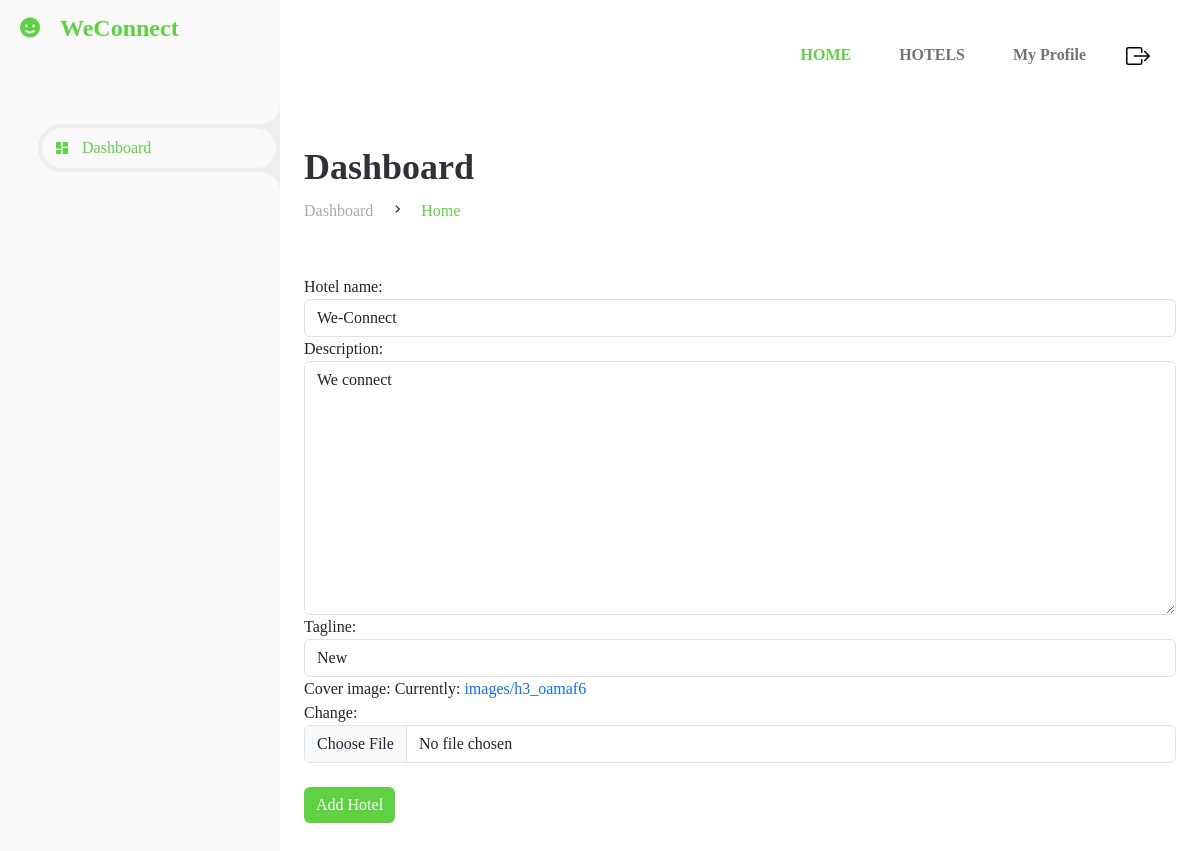
Screenshot of /dashboard/update/hotel/1/ (signed in) with the database file from the repository.
### app/models.py (models this page shows, shortened)
class Hotel (models.Model):
    hotel_name = models.CharField(max_length=100)
    description = models.TextField(blank= True)
    tagline = models.CharField(max_length=100)
    cover_image = models.ImageField(upload_to='images/')
    admin= models.ForeignKey(Owner,  on_delete=models.CASCADE)

### dashboard/views.py (the view)
# urls.py: path('update/hotel/<int:pk>/', views.edit_hotel, name='updateHotel'),
def edit_hotel(request, pk):
    current_user=request.user.owner
    if request.method=="POST":
        instance = Hotel.objects.get(pk=pk)
        form =HotelForm(request.POST,request.FILES,instance=instance)
        if form.is_valid():
            hotel = form.save(commit = False)
            hotel.admin = current_user
            hotel.save()
        return redirect('ownerDashboard')
    elif Hotel.objects.get(pk=pk):
        hotel = Hotel.objects.get(pk=pk)
        form = HotelForm(instance=hotel)
    else:
        form = HotelForm()
    return render(request,'posthotel.html',{"form":form})

### dashboard/forms.py
class HotelForm(forms.ModelForm):
     class Meta:
         model = Hotel
         exclude = ['admin']

### dashboard/templates/posthotel.html (shortened to what this page needs)
{% extends "base.html" %}
{% load static %}
{% load widget_tweaks %}
{% block content %}
<html lang="en">
<head>
  <link href='https://unpkg.com/boxicons@2.0.9/css/boxicons.min.css' rel='stylesheet'>
  <link rel="stylesheet" href="css/bootstrap.min.css">
  <link rel="stylesheet" type="text/css" href="{% static 'css/ownerDashboard.css' %}">
</head>
<body>
  <section id="sidebar">
    <a href="#" class="brand">
      <i class='bx bxs-smile'></i>
      <span class="text">WeConnect</span>
    </a>
    <ul class="side-menu top">
      <li class="active">
        <a href="#">
          <i class='bx bxs-dashboard' ></i>
          <span class="text">Dashboard</span>
        </a>
      </li>
    </ul>
  </section>
  <section id="content">
    <main>
      <div class="head-title">
        <div class="left">
          <h1>Dashboard</h1>
          <ul class="breadcrumb">
            <li>
              <a href="{{ 'ownerDashboard' }}">Dashboard</a>
            </li>
            <li><i class='bx bx-chevron-right' ></i></li>
            <li>
              <a class="active" href="{{ 'ownerDashboard' }}">Home</a>
            </li>
          </ul>
        </div>
      </div>
      <div class="box-info">
        <div class="d-flex flex-column justify-content-between order-summary">
            <form method="POST" enctype="multipart/form-data">
                 {% for field in form.visible_fields %}
                     <div class="form-group">
                         {{ field.label_tag }}
                             {% render_field field class="form-control" %}
                 {% endfor %}
                 <br>
                     <input type="submit" value="Add Hotel" class="btn btn-block btn-primary" style="background-color: #60D143; border: #60D143;">
                     </div>
            </form>
         </div>
      </div>
    </main>
  </section>
  </body>
</html>
{% endblock content %}

### app/static/css/base.css (style rules this page uses)
* { padding: 0; margin: 0; box-sizing: border-box; font-family: Newyork; }

### app/static/css/main.css (style rules this page uses)
html, body, header, .view { height: 80vh; }
body { background: #fff; color: #333333; }

### app/static/css/ownerDashboard.css (style rules this page uses)
* { margin: 0; padding: 0; box-sizing: border-box; overflow-y: visible; }
a { text-decoration: none; }
li { list-style: none; }
:root { --poppins: Gotham Pro; --lato: 'Lato', sans-serif; --light: #F9F9F9; --blue: #60D143; --light-blue: #CFE8FF; --grey: #eee; --dark-grey: #AAAAAA; --dark: #342E37; --red: #60D143; --yellow: #60D143; --light-yellow: #FFF2C6; --orange: #60D143; --light-orange: #FFE0D3; }
html { overflow-x: hidden; overflow-y: visible; }
#sidebar { position: fixed; top: 0; left: 0; width: 280px; height: 100%; background: var(--light); z-index: 2000; font-family: var(--lato); transition: .3s ease; overflow-x: hidden; scrollbar-width: none; }
#sidebar .brand { font-size: 24px; font-weight: 700; height: 56px; display: flex; align-items: center; color: var(--blue); position: sticky; top: 0; left: 0; background: var(--light); z-index: 500; padding-bottom: 20px; box-sizing: content-box; }
#sidebar .brand .bx { min-width: 60px; display: flex; justify-content: center; }
#sidebar .side-menu { width: 100%; margin-top: 48px; }
#sidebar .side-menu li { height: 48px; background: transparent; margin-left: 6px; border-radius: 48px 0 0 48px; padding: 4px; }
#sidebar .side-menu li.active { background: var(--grey); position: relative; }
#sidebar .side-menu li.active::before { content: ''; position: absolute; width: 40px; height: 40px; border-radius: 50%; top: -40px; right: 0; box-shadow: 20px 20px 0 var(--grey); z-index: -1; }
#sidebar .side-menu li.active::after { content: ''; position: absolute; width: 40px; height: 40px; border-radius: 50%; bottom: -40px; right: 0; box-shadow: 20px -20px 0 var(--grey); z-index: -1; }
#sidebar .side-menu li a { width: 100%; height: 100%; background: var(--light); display: flex; align-items: center; border-radius: 48px; font-size: 16px; color: var(--dark); white-space: nowrap; overflow-x: hidden; }
#sidebar .side-menu.top li.active a { color: var(--blue); }
#sidebar .side-menu li a .bx { min-width: calc(60px - ((4px + 6px) * 2)); display: flex; justify-content: center; }
#content { position: relative; width: calc(100% - 280px); left: 280px; transition: .3s ease; }
#content main { width: 100%; padding: 36px 24px; font-family: var(--poppins); }
#content main .head-title { display: flex; align-items: center; justify-content: space-between; grid-gap: 16px; flex-wrap: wrap; }
#content main .head-title .left h1 { font-size: 36px; font-weight: 600; margin-bottom: 10px; color: var(--dark); }
#content main .head-title .left .breadcrumb { display: flex; align-items: center; grid-gap: 16px; }
#content main .head-title .left .breadcrumb li { color: var(--dark); }
#content main .head-title .left .breadcrumb li a { color: var(--dark-grey); pointer-events: none; }
#content main .head-title .left .breadcrumb li a.active { color: var(--blue); pointer-events: unset; }
#content main .box-info { display: grid; grid-template-columns: repeat(auto-fit, minmax(240px, 1fr)); grid-gap: 24px; margin-top: 36px; }

### rows the page displays
Hotel: hotel_name "We-Connect" "We connect" "New"

### other values shown
{{ field.label_tag }} "Hotel name:" "Description:" "Tagline:" "Cover image:"
